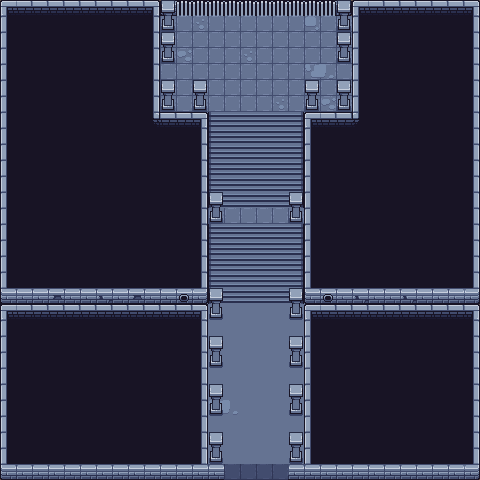

This game map was drawn from its Tiled (.tmx) file and the tilesets committed beside it. A one-line description and the trimmed map source follow:
An orthogonal 30x30 tile map with 16x16 px tiles, 5 tile layers (collision, underground, ground, decor, ...), 4 tilesets and 1 object (enc_ruins_main).

<map version="1.10" tiledversion="1.11.2" orientation="orthogonal" renderorder="right-down" width="30" height="30" tilewidth="16" tileheight="16" infinite="0" nextlayerid="12" nextobjectid="5">
 <tileset firstgid="1" source="cave.tsx" />
 <tileset firstgid="1740" source="town_assets.tsx" />
 <tileset firstgid="3540" source="ruins_set.tsx" />
 <tileset firstgid="4100" source="basic_terrain.tsx" />
 <layer id="1" name="collision" width="30" height="30">
  <data>[900 cells, 130 non-empty, 1 distinct tile ids]</data>
 </layer>
 <layer id="2" name="underground" width="30" height="30">
  <data>[900 cells, 900 non-empty, 11 distinct tile ids]</data>
 </layer>
 <layer id="3" name="ground" width="30" height="30">
  <data>[900 cells, 731 non-empty, 33 distinct tile ids]</data>
 </layer>
 <layer id="4" name="decor" width="30" height="30">
  <data>[900 cells, 55 non-empty, 9 distinct tile ids]</data>
 </layer>
 <layer id="5" name="water" width="30" height="30">
  <data>[900 cells, 121 non-empty, 5 distinct tile ids]</data>
 </layer>
 <objectgroup id="6" name="portals" />
 <objectgroup id="7" name="spawns" />
 <objectgroup id="8" name="story_triggers" />
 <objectgroup id="9" name="encounters">
  <object id="4" name="enc_ruins_main" x="174" y="14.5" width="163" height="97.5">
   <properties>
    <property name="areaType" value="dungeon" />
    <property name="enemies" value="Goblin,Skeleton" />
    <property name="maxGroup" type="int" value="2" />
    <property name="minGroup" type="int" value="1" />
    <property name="rate" type="float" value="0.1" />
    <property name="weights" value="40,60" />
   </properties>
  </object>
 </objectgroup>
 <objectgroup id="10" name="chests" />
 <objectgroup id="11" name="enemies" />
</map>
